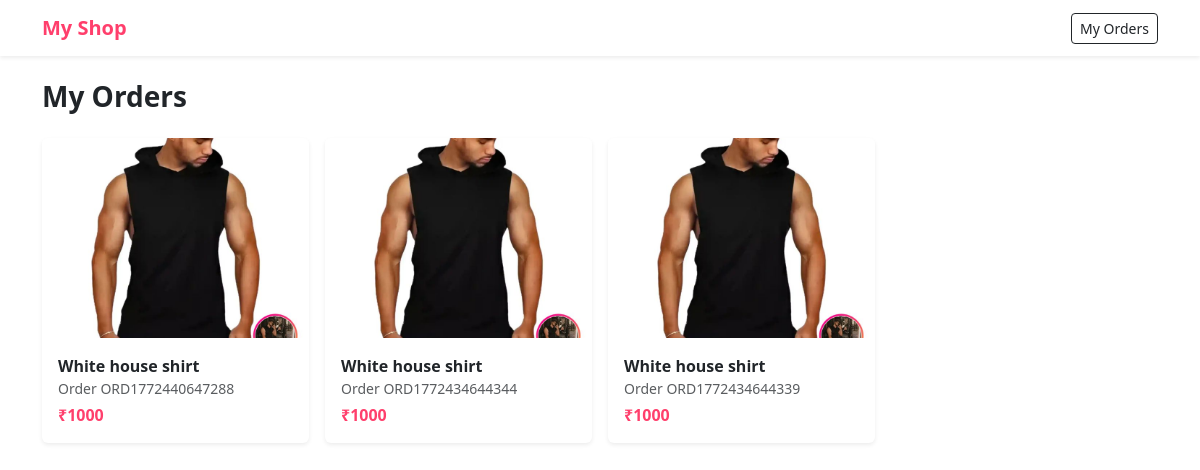
The app's page /my-orders (signed in), older data.
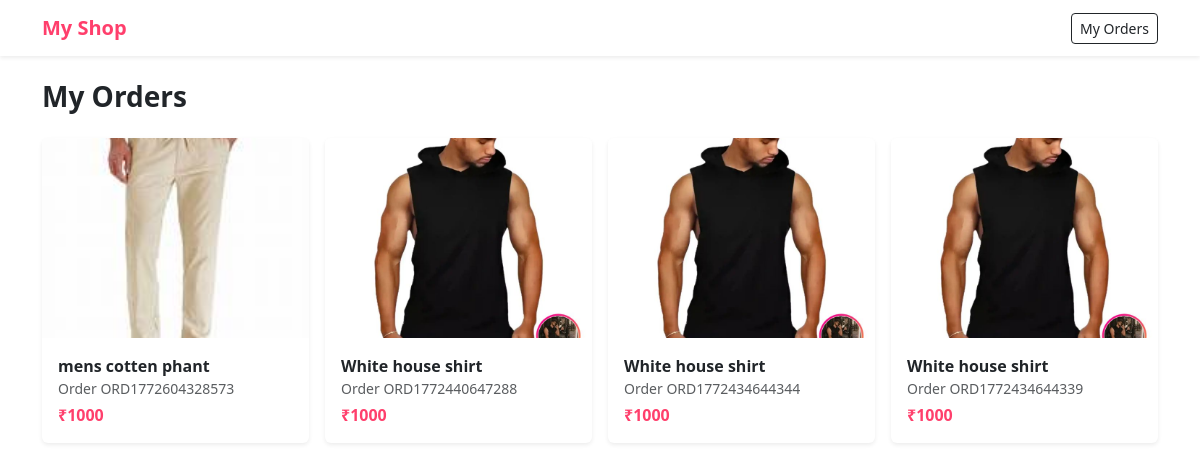
The same page, newer data.
### models/order.py (models this page shows)
class Order(db.Model):
    __tablename__ = "order"
    id = db.Column(db.Integer, primary_key=True)
    order_id = db.Column(db.String(20), nullable=False)
    user_id = db.Column(db.Integer, db.ForeignKey("user.id"), nullable=False)
    product_id = db.Column(db.Integer, db.ForeignKey("product.id"), nullable=False)
    address_id = db.Column(db.Integer, db.ForeignKey("address.id"), nullable=False)
    payment_method = db.Column(db.String(20), nullable=False)
    status = db.Column(db.String(20), default="Placed")
    created_at = db.Column(db.DateTime, default=datetime.utcnow)
    size = db.Column(db.String(10))
    user = db.relationship("User", backref="orders")
    product = db.relationship("Product", backref="orders")
    address = db.relationship("Address", backref="orders")

### models/product.py (models this page shows)
class Product(db.Model):
    id = db.Column(db.Integer, primary_key=True)
    name = db.Column(db.String(100), nullable=False)
    price = db.Column(db.Integer, nullable=False)
    category = db.Column(db.String(50))
    type = db.Column(db.String(50))
    color = db.Column(db.String(30))
    brand = db.Column(db.String(50))
    sizes = db.Column(db.String(100))
    image = db.Column(db.String(200))
    image2 = db.Column(db.String(200))
    image3 = db.Column(db.String(200))

### app.py (the view)
@app.route("/my-orders")
def my_orders():
    if "user_id" not in session:
        return redirect("/login")
    orders = Order.query.filter_by(
        user_id=session["user_id"]
    ).order_by(Order.created_at.desc()).all()
    print("ORDERS:", orders)
    return render_template("my_orders.html", orders=orders)

### templates/my_orders.html (shortened to what this page needs)
{% extends "base.html" %}
{% block content %}
<h3 class="fw-bold mb-4">My Orders</h3>
{% if orders %}
<div class="row g-3">
{% for order in orders %}
<div class="col-6 col-md-4 col-lg-3">
    <a href="/order/{{ order.id }}" style="text-decoration:none">
        <div class="card border-0 shadow-sm h-100">
            {% if order.product and order.product.image %}
            <img src="{{ url_for('static', filename=order.product.image) }}"
                 class="card-img-top"
                 style="height:200px; object-fit:cover;">
            {% else %}
            <div class="bg-light d-flex align-items-center justify-content-center"
                 style="height:200px">
                 No Image
            </div>
            {% endif %}
            <div class="card-body">
                <div class="fw-semibold text-dark">
                    {{ order.product.name if order.product else "Product missing" }}
                </div>
                <div class="text-muted small">
                    Order {{ order.order_id }}
                </div>
                <div class="pink fw-bold mt-1">
                    ₹{{ order.product.price if order.product else "-" }}
                </div>
            </div>
        </div>
    </a>
</div>
{% endfor %}
</div>
{% else %}
<div class="text-center mt-5">
    <h5>No Orders Yet 😄</h5>
    <a href="/" class="btn btn-pink mt-3">Start Shopping</a>
</div>
{% endif %}
{% endblock %}

### templates/base.html (shortened to what this page needs)
<!DOCTYPE html>
<html>
<head>
    <link href="https://cdn.jsdelivr.net/npm/bootstrap@5.3.2/dist/css/bootstrap.min.css" rel="stylesheet">
</head>
<body>
<nav class="navbar bg-white shadow-sm">
    <div class="container">
        <a class="navbar-brand pink fw-bold" href="/">My Shop</a>
        <a href="/my-orders" class="btn btn-sm btn-outline-dark">My Orders</a>
    </div>
</nav>
<div class="container py-4">
    {% block content %}{% endblock %}
</div>
</body>
</html>

### templates/base.html (style rules this page uses)
body { background: #fff; }
.pink { color: #ff3f6c; }

Row changes from the older to the newer data that the page shows:
added Order: image (picture), product "mens cotten phant", order_id "ORD1772604328573", product "1000"
